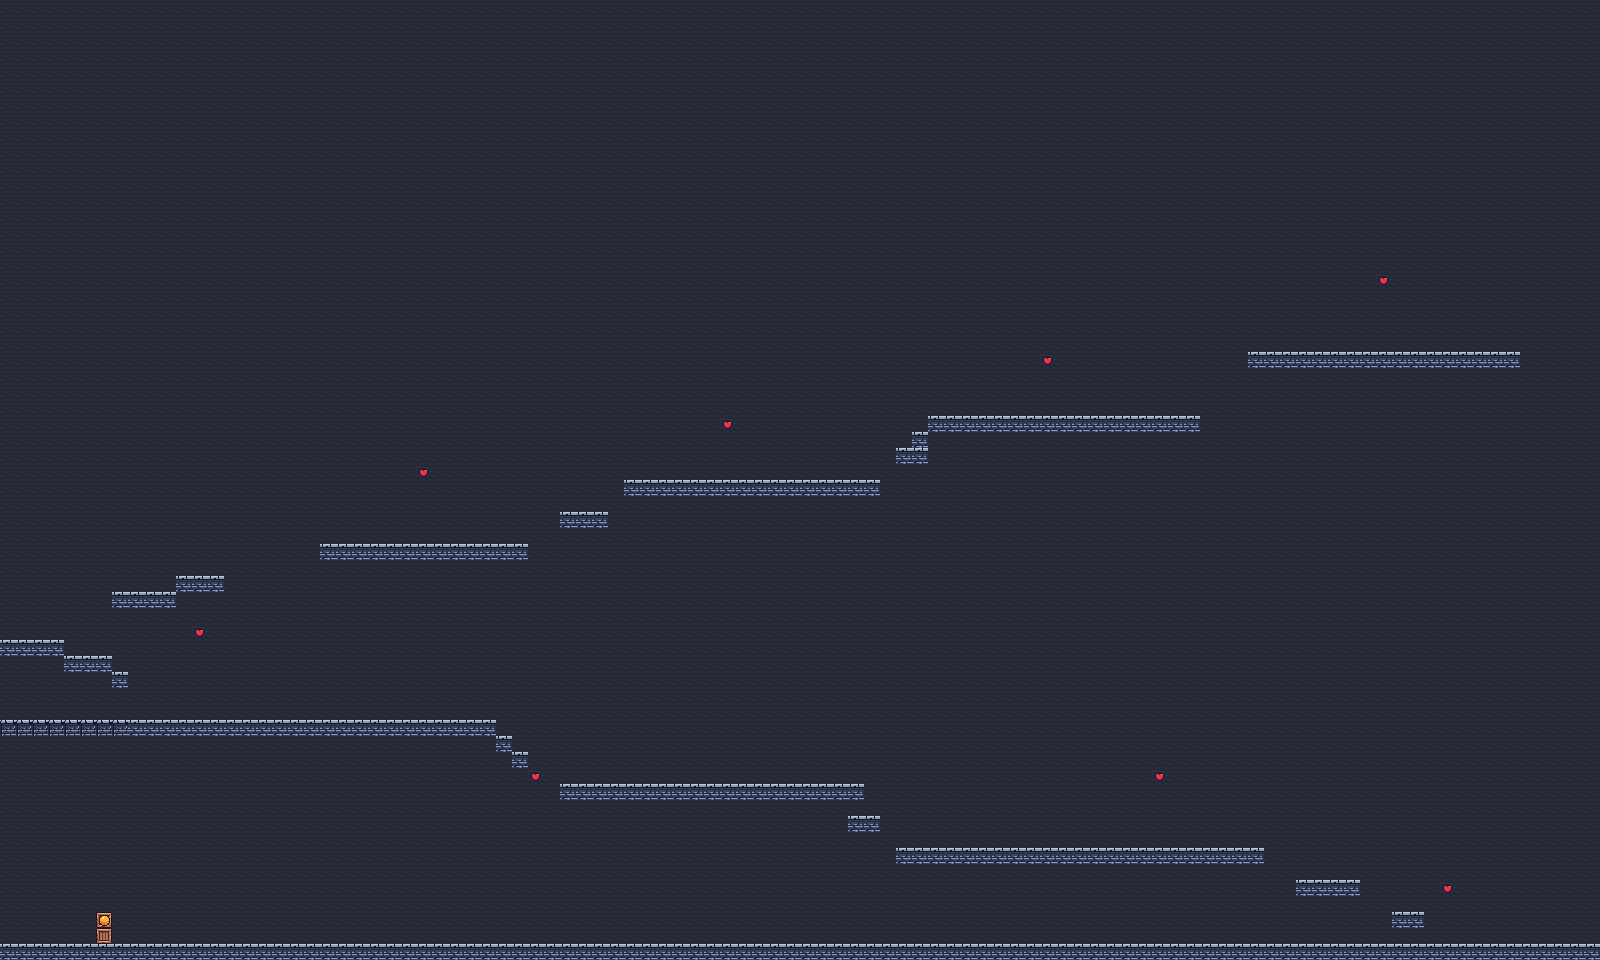

The image is a tile-based game level rendered from a .tmx file. Its description and source (layers, tilesets, objects; grid data summarised) follow:
An orthogonal 100x60 tile map with 16x16 px tiles, 3 tile layers (background, Tile Layer 1, ...) and 33 objects.

<map version="1.2" tiledversion="1.2.4" orientation="orthogonal" renderorder="right-down" width="100" height="60" tilewidth="16" tileheight="16" infinite="0" nextlayerid="9" nextobjectid="37">
 <tileset firstgid="1" source="Tiles2.tsx" />
 <layer id="8" name="background" width="100" height="60">
  <data>[6000 cells, 6000 non-empty, 1 distinct tile ids]</data>
 </layer>
 <layer id="1" name="Tile Layer 1" width="100" height="60">
  <data>[6000 cells, 6000 non-empty, 4 distinct tile ids]</data>
 </layer>
 <layer id="5" width="100" height="60">
  <data>[6000 cells, 9 non-empty, 2 distinct tile ids]</data>
 </layer>
 <objectgroup id="2" name="collidable">
  <object id="1" x="0" y="944" width="1600" height="16" />
  <object id="9" x="1392" y="912" width="32" height="16" />
  <object id="10" x="1296" y="880" width="64" height="16" />
  <object id="11" x="896" y="848" width="368" height="16" />
  <object id="12" x="560" y="784" width="304" height="16" />
  <object id="13" x="0" y="720.706" width="496" height="14.5882" />
  <object id="14" x="64" y="656" width="48" height="16" />
  <object id="15" x="0" y="640" width="64" height="16" />
  <object id="16" x="112" y="592" width="64" height="16" />
  <object id="17" x="176" y="576" width="48" height="16" />
  <object id="18" x="320" y="544" width="208" height="16" />
  <object id="19" x="624" y="480" width="256" height="16" />
  <object id="20" x="928" y="416" width="272" height="16" />
  <object id="21" x="1248" y="352" width="272" height="16" />
  <object id="30" x="848" y="816" width="32" height="16" />
  <object id="31" x="496" y="736" width="16" height="16" />
  <object id="32" x="512" y="752" width="16" height="16" />
  <object id="33" x="112" y="672" width="16" height="16" />
  <object id="34" x="896" y="448" width="32" height="16" />
  <object id="35" x="912" y="432" width="16" height="16" />
  <object id="36" x="560" y="512" width="48" height="16" />
 </objectgroup>
 <objectgroup id="7" name="bounds">
  <object id="5" x="0" y="0" height="944" />
  <object id="6" x="1600" y="0" height="944" />
  <object id="8" x="0" y="0" width="1600" />
 </objectgroup>
 <objectgroup id="3" name="sensors">
  <object id="22" x="1376" y="272" width="16" height="16" />
  <object id="23" x="1040" y="352" width="16" height="16" />
  <object id="24" x="720" y="416" width="16" height="16" />
  <object id="25" x="416" y="464" width="16" height="16" />
  <object id="26" x="192" y="624" width="16" height="16" />
  <object id="27" x="528" y="768" width="16" height="16" />
  <object id="28" x="1152" y="768" width="16" height="16" />
  <object id="29" x="1440" y="880" width="16" height="16" />
 </objectgroup>
 <objectgroup id="4" name="door">
  <object id="7" x="96" y="912" width="16" height="32" />
 </objectgroup>
</map>
